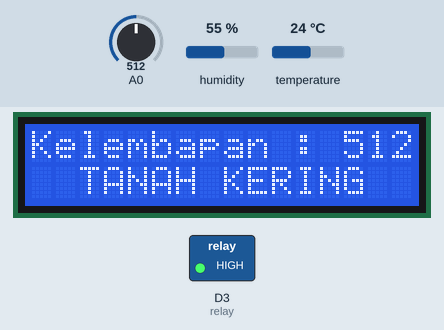
Simulated run of this sketch. Board: ESP8266 (NodeMCU). On the bench: 16×2 character LCD, switched loads named in the sketch (green lamp = pin HIGH). The test bench sets the inputs (shaded band); at power-on: A0 = 512, humidity 55 %, temperature 24 °C. WiFi joins after 1.5 s; servers stay silent unless stated; what the sketch prints to the serial monitor is not drawn.

Above: at 2.7 s.
2.8 s: A0 set to 539
At 11.4 s:
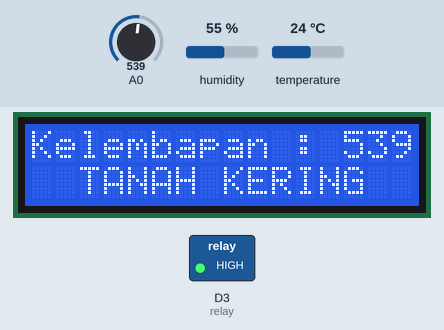
16.1 s: A0 set to 560
At 20.3 s:
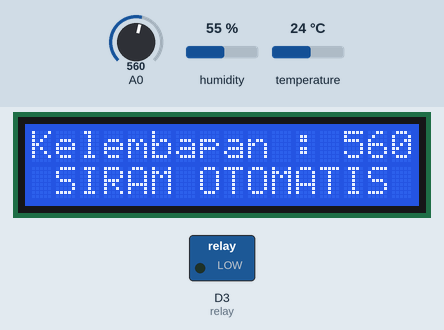
29.7 s: A0 set to 490
At 32.9 s:
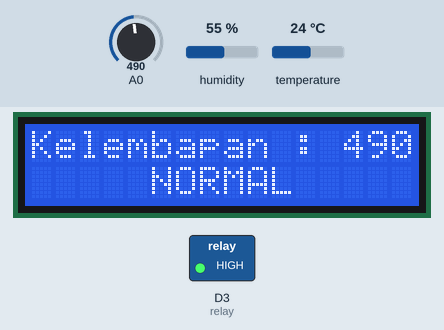
42.7 s: A0 set to 290
At 50.5 s:
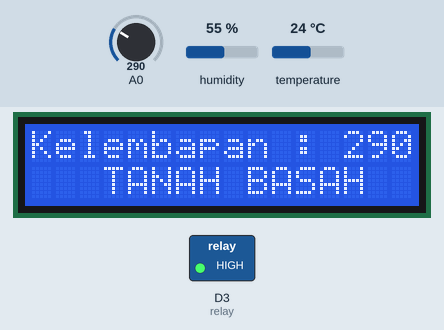
55.5 s: humidity set to 22 %
At 63.7 s:
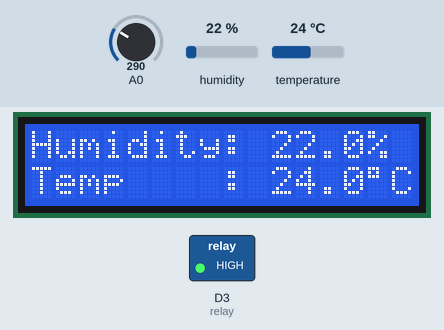
68.5 s: temperature set to 12 °C
At 80.2 s:
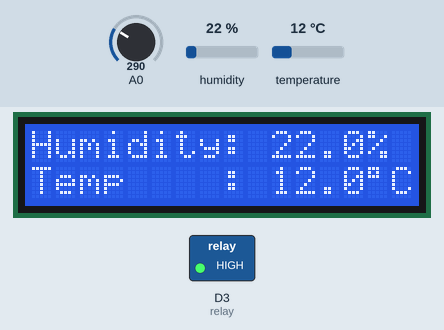
Timing chart, 0 to 81.7 s (numbered marks = the images above; inputs shaded):
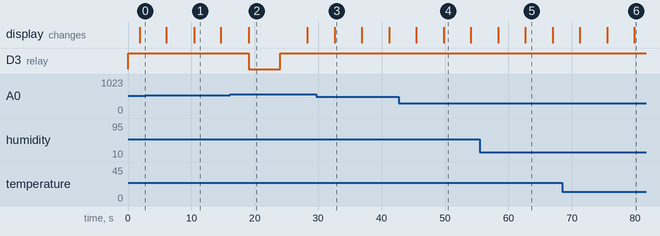

The sketch:

SKRIPSI.ino
```cpp
#include <ESP8266WiFi.h>
#include <ESP8266HTTPClient.h>
#include <dht.h>
#include <Wire.h>
#include <LiquidCrystal_I2C.h>
#include "CTBot.h"

// Membuat ESP8266 Terhubung dengan hotspot WiFi
const char* ssid = "Testament";
const char* password = "satuampelapan";
const char* host = "192.168.43.173";

// Inisialisasi Bot Telegram
CTBot myBot;
CTBotReplyKeyboard Tbl;
CTBotInlineKeyboard TblSiram, SIRAM, TIDAK;

#define SIRAM "Pompa air segera dinyalakan :)"
#define TIDAK "Tidak"

String token = "5402099655:AAFMNSSHIjb_Tll-VdDI2Ys1_HQ3w9jeZb4";
// End Inisialisasi Bot Telegram

//I2C pins declaration
LiquidCrystal_I2C lcd(0x27, 2, 1, 0, 4, 5, 6, 7, 3, POSITIVE);


dht DHT11;
#define DHT11_PIN D4

int kelembapant = analogRead(A0);
int relay = 0; // 0 merupakan GPIO0 dari D3 Pin NodeMCU ESP8266


void setup()
{
  Serial.begin(115200);

  lcd.begin(16, 2); //Defining 16 columns and 2 rows of lcd display
  lcd.backlight(); //To Power ON the back light
  pinMode(relay, OUTPUT);
  digitalWrite(relay, HIGH);


  Serial.println('\n');
  WiFi.mode(WIFI_STA);
  WiFi.begin(ssid, password);
  Serial.println("");

  while (WiFi.status() != WL_CONNECTED) {
    delay(500);
    Serial.print(".");
  }
  Serial.println("");
  Serial.print("Connected to ");
  Serial.println(ssid);
  Serial.print("IP Address: ");
  Serial.println(WiFi.localIP());

  // Start Telegram Bot
  myBot.wifiConnect(ssid, password);
  myBot.setTelegramToken(token);

  if(myBot.testConnection()){
      Serial.println("\nKoneksi Ke Telegram BOT Berhasil!");
  }else{
      Serial.println("\nTidak Terkoneksi Ke Telegram BOT");
  }

  // Membuat quick command pada bot Telegram
  Tbl.addButton("Status");
  Tbl.addButton("Siram");

  // Membuat inline quick command
  TblSiram.addButton("✅ Ya", SIRAM, CTBotKeyboardButtonQuery);
  TblSiram.addButton("❌ Tidak", TIDAK, CTBotKeyboardButtonQuery);
}


// Menjalankan fungsi loop
void loop() {
  WiFiClient client;
  const int httpPort = 80;
  String Link;
  HTTPClient http;

  TBMessage msg;

String keterangan[] = {"TANAH BASAH", "NORMAL", "TANAH KERING", "SIRAM OTOMATIS"};
String a;

  if(!client.connect(host, httpPort)) {
    Serial.println("Connection Failed");
    return;
  }


  int chk = DHT11.read11(DHT11_PIN);
  float suhu = DHT11.temperature;
  int kelembapanu = DHT11.humidity;
  int kelembapant = analogRead(A0);

  lcd.clear();
  if (kelembapant >= 550) {
      a = keterangan[3];
        lcd.setCursor(0, 0);
        lcd.print("Kelembapan : ");
        lcd.println(kelembapant);
        lcd.setCursor(0, 1);
        lcd.println(" SIRAM OTOMATIS ");
            myBot.sendMessage(msg.sender.id, "Kondisi tanah sangat kering :( Water pump akan menyala otomatis...");
         digitalWrite(relay, LOW);
         delay(5000);
         digitalWrite(relay, HIGH);
  } else  if (kelembapant >= 500 && kelembapant < 549) {
      a = keterangan[2];
        lcd.setCursor(0, 0);
        lcd.print("Kelembapan : ");
        lcd.println(kelembapant);
        lcd.setCursor(0, 1);
        lcd.print("  TANAH KERING  ");
            myBot.sendMessage(msg.sender.id, "Suhu: " +(String)DHT11.temperature+"°C" +"\nKelembapan Udara: " +(String)DHT11.humidity+"%" +"\nKelembapan Tanah: " +(String)kelembapant +"\nKondisi Tanah: " +(String)a);
            myBot.sendMessage(msg.sender.id, "Tanah dalam keadaan kering. Apakah anda ingin menyiram tanaman anda?", TblSiram);
  } else  if (kelembapant >= 300 && kelembapant < 500) {
      a = keterangan[1];
        lcd.setCursor(0, 0);
        lcd.print("Kelembapan : ");
        lcd.println(kelembapant);
        lcd.setCursor(0, 1);
        lcd.print("     NORMAL    ");
  } else {
          a = keterangan[0];
        lcd.setCursor(0, 0);
        lcd.print("Kelembapan : ");
        lcd.println(kelembapant);
        lcd.setCursor(0, 1);
        lcd.print("   TANAH BASAH   ");
  }
  delay(4000);
 Link = "http://" + String(host) + "/skripsi/controller/kirimdata.php?suhu=" +String(suhu) + "&kelembapanu=" + String(kelembapanu) + "&kelembapant=" + String(kelembapant);
  // Eksekusi alamat link
  http.begin(client, host, httpPort, Link);
  http.GET();
  String response = http.getString();
  Serial.println(response);
  http.end();

  lcd.clear();
  // Menjalankan fungsi LCD menampilkan data DHT11
  lcd.setCursor(0, 0); //Defining positon to write from first row,first column .
  lcd.print("Humidity:"); //You can write 16 Characters per line .
  lcd.setCursor(10, 0); //Defining positon to write from first row,first column .
  lcd.print(DHT11.humidity, 1); //You can write 16 Characters per line .
  lcd.print("%");

  lcd.setCursor(0, 1); //Defining positon to write from first row,first column .
  lcd.print("Temp    :"); //You can write 16 Characters per line .
  lcd.setCursor(10, 1); //Defining positon to write from first row,first column .
  lcd.print(DHT11.temperature, 1); //You can write 16 Characters per line .
  lcd.print((char)223);
  lcd.println("C");
  delay(4000);


  Serial.print("\n\n\nKelembapan Udara : ");
  Serial.println(DHT11.humidity);
  Serial.print("\nSuhu Udara : ");
  Serial.println(DHT11.temperature);
  Serial.print("\nKelembapan Tanah: ");
  Serial.println(kelembapant);
  Serial.print("\nKeterangan: ");
  Serial.println(a);


  // Membuat fungsi bot
  if (myBot.getNewMessage(msg)) {
    if (msg.text.equalsIgnoreCase("/start")) {
       myBot.sendMessage(msg.sender.id, "Halo, saya adalah bot monitoring penyiram tanaman otomatis. Bila ingin mengetahui keadaan suhu ataupun kelembapan tanah silahkan klik tombol perintah dibawah :)", Tbl);
       Serial.println("\nBot dalam keadaan aktif \n");
    }
    else if (msg.text.equalsIgnoreCase("Status")) {
       myBot.sendMessage(msg.sender.id, "Suhu: " +(String)DHT11.temperature+"°C" +"\nKelembapan Udara: " +(String)DHT11.humidity+"%" +"\nKelembapan Tanah: " +(String)kelembapant +"\nKondisi Tanah: " +(String)a);
    }
    else if (msg.text.equalsIgnoreCase("Siram")) {
       if (kelembapant < 500) {
        myBot.sendMessage(msg.sender.id, "Kelembapan Tanah: " +(String)kelembapant +"\nKondisi Tanah: " +(String)a);
        myBot.sendMessage(msg.sender.id, "Apakah anda ingin tetap menyiramnya?", TblSiram);
       } else {
        myBot.sendMessage(msg.sender.id, "Siap, akan dilakukan penyiraman terhadap tanaman :)");
        digitalWrite(relay, LOW);
        delay(5000);
        digitalWrite(relay, HIGH);
       }
    }
    else if (msg.messageType == CTBotMessageQuery) {
      if(msg.callbackQueryData.equals(SIRAM)){
           myBot.sendMessage(msg.sender.id, "Pompa akan segera dinyalakan...");
        digitalWrite(relay, LOW);
        delay(5000);
        digitalWrite(relay, HIGH);
      } else if(msg.callbackQueryData.equals(TIDAK)){
           myBot.sendMessage(msg.sender.id, "Perintah 'Siram' dibatalkan.\nSilahkan klik 'Status' bila ingin mengetahui kondisi tanah :)");
        digitalWrite(relay, HIGH);
      }
    }
  }
}
```

Measured:
- the behaviour switches between 549 and 550 on A0 (found by bisection; images 1 and 2)
- after the input at 2.8 s, the display: first differs from a run without the input after 7.6 s (image 1)
- after the input at 16.1 s, D3 (relay): HIGH → LOW after 2.9 s, → HIGH 5.0 s later; the display: changes after 2.9 s (image 2)
- after the input at 29.7 s, D3 (relay): stays HIGH (without the input it goes to LOW after 2.9 s); the display: changes after 2.9 s (image 3)
- after the input at 42.7 s, the display: first differs from a run without the input after 7.1 s (image 4)
- after the input at 55.5 s, the display: first differs from a run without the input after 7.1 s (image 5)
- after the input at 68.5 s, the display: first differs from a run without the input after 11.3 s (image 6)
